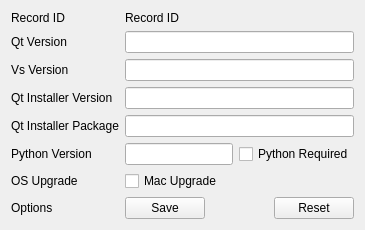
      <widget class="QWidget" name="tabMac">
       <attribute name="title">
        <string>Mac</string>
       </attribute>
       <layout class="QVBoxLayout" name="verticalLayout_5">
        <item>
         <layout class="QFormLayout" name="formLayoutMac">
          <item row="1" column="0">
           <widget class="QLabel" name="labelSettingsQtVersionMac">
            <property name="text">
             <string>Qt Version</string>
            </property>
           </widget>
          </item>
          <item row="1" column="1">
           <widget class="QLineEdit" name="lineEditQtVersionMac">
            <property name="inputMask">
             <string notr="true"/>
            </property>
            <property name="text">
             <string notr="true"/>
            </property>
            <property name="placeholderText">
             <string notr="true"/>
            </property>
           </widget>
          </item>
          <item row="3" column="0">
           <widget class="QLabel" name="labelSettingsQtInstallerVersionMac">
            <property name="text">
             <string>Qt Installer Version</string>
            </property>
           </widget>
          </item>
          <item row="3" column="1">
           <widget class="QLineEdit" name="lineEditQtIfVersionMac">
            <property name="inputMask">
             <string notr="true"/>
            </property>
            <property name="text">
             <string notr="true"/>
            </property>
            <property name="placeholderText">
             <string notr="true"/>
            </property>
           </widget>
          </item>
          <item row="4" column="0">
           <widget class="QLabel" name="labelSettingsQtInstallerPackageMac">
            <property name="text">
             <string>Qt Installer Package</string>
            </property>
           </widget>
          </item>
          <item row="4" column="1">
           <widget class="QLineEdit" name="lineEditQtIfPackageUriMac">
            <property name="inputMask">
             <string notr="true"/>
            </property>
            <property name="text">
             <string notr="true"/>
            </property>
            <property name="placeholderText">
             <string notr="true"/>
            </property>
           </widget>
          </item>
          <item row="5" column="0">
           <widget class="QLabel" name="labelSettingsPythonVersionMac">
            <property name="text">
             <string>Python Version</string>
            </property>
           </widget>
          </item>
          <item row="5" column="1">
           <layout class="QHBoxLayout" name="horizontalLayoutMacPython">
            <item>
             <widget class="QLineEdit" name="lineEditPythonVersionMac">
              <property name="inputMask">
               <string notr="true"/>
              </property>
              <property name="text">
               <string notr="true"/>
              </property>
              <property name="placeholderText">
               <string notr="true"/>
              </property>
             </widget>
            </item>
            <item>
             <widget class="QCheckBox" name="checkBoxPythonMac">
              <property name="text">
               <string>Python Required</string>
              </property>
             </widget>
            </item>
           </layout>
          </item>
          <item row="6" column="0">
           <widget class="QLabel" name="labelSettingsUpgradeMac">
            <property name="text">
             <string>OS Upgrade</string>
            </property>
           </widget>
          </item>
          <item row="6" column="1">
           <widget class="QCheckBox" name="checkBoxUpgradeMac">
            <property name="text">
             <string>Mac Upgrade</string>
            </property>
           </widget>
          </item>
          <item row="7" column="0">
           <widget class="QLabel" name="labelSetDefaultsMac">
            <property name="text">
             <string>Options</string>
            </property>
           </widget>
          </item>
          <item row="7" column="1">
           <layout class="QHBoxLayout" name="horizontalLayoutMac">
            <item>
             <widget class="QPushButton" name="pushButtonSaveMac">
              <property name="text">
               <string>Save</string>
              </property>
             </widget>
            </item>
            <item>
             <spacer name="horizontalSpacerMac">
              <property name="orientation">
               <enum>Qt::Horizontal</enum>
              </property>
              <property name="sizeHint" stdset="0">
               <size>
                <width>40</width>
                <height>20</height>
               </size>
              </property>
             </spacer>
            </item>
            <item>
             <widget class="QPushButton" name="pushButtonResetDefaultsMac">
              <property name="text">
               <string>Reset</string>
              </property>
             </widget>
            </item>
           </layout>
          </item>
          <item row="0" column="0">
           <widget class="QLabel" name="labelRecordIdLableMac">
            <property name="text">
             <string>Record ID</string>
            </property>
           </widget>
          </item>
          <item row="0" column="1">
           <widget class="QLabel" name="labelRecordIdMac">
            <property name="text">
             <string notr="true">Record ID</string>
            </property>
           </widget>
          </item>
          <item row="2" column="0">
           <widget class="QLabel" name="labelSettingsVsVersionMac">
            <property name="text">
             <string>Vs Version</string>
            </property>
           </widget>
          </item>
          <item row="2" column="1">
           <widget class="QLineEdit" name="lineEditVsVersionMac">
            <property name="inputMask">
             <string notr="true"/>
            </property>
            <property name="text">
             <string notr="true"/>
            </property>
            <property name="placeholderText">
             <string notr="true"/>
            </property>
           </widget>
          </item>
         </layout>
        </item>
       </layout>
      </widget>
